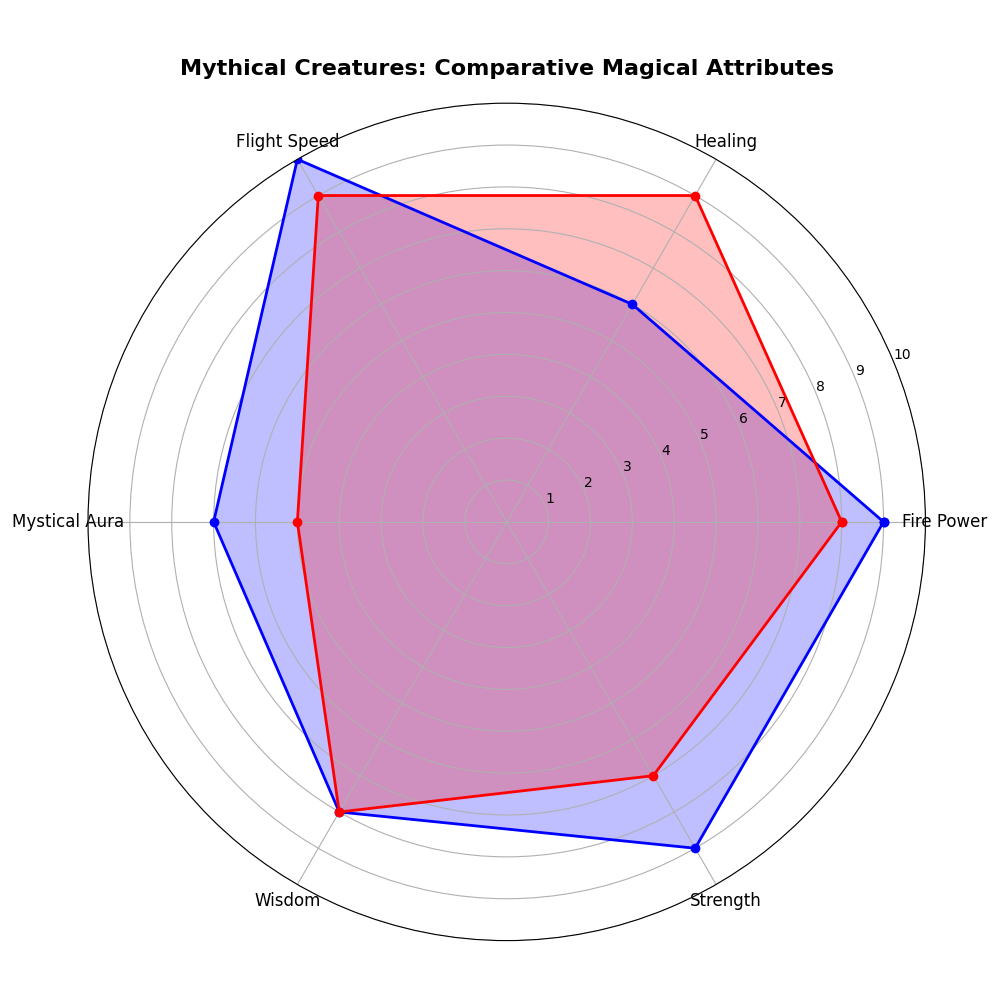

Generate this figure with Python:
import numpy as np
import matplotlib.pyplot as plt
from math import pi

attributes = ['Fire Power', 'Healing', 'Flight Speed', 'Mystical Aura', 'Wisdom', 'Strength']
dragonscore = [9, 6, 10, 7, 8, 9]
phoenixscore = [8, 9, 9, 5, 8, 7]

num_attributes = len(attributes)
angles = np.linspace(0, 2 * pi, num_attributes, endpoint=False).tolist()
angles += angles[:1]

dragonscore += dragonscore[:1]
phoenixscore += phoenixscore[:1]

fig, ax = plt.subplots(figsize=(10, 10), subplot_kw=dict(polar=True))

dragon_color = 'blue'
phoenix_color = 'red'

ax.plot(angles, dragonscore, linewidth=2, linestyle='-', marker='o', color=dragon_color)
ax.fill(angles, dragonscore, dragon_color, alpha=0.25)

ax.plot(angles, phoenixscore, linewidth=2, linestyle='-', marker='o', color=phoenix_color)
ax.fill(angles, phoenixscore, phoenix_color, alpha=0.25)

plt.xticks(angles[:-1], attributes, color='black', size=12)
plt.title("Mythical Creatures: Comparative Magical Attributes", size=16, weight='bold', pad=20)
ax.yaxis.set_tick_params(labelsize=10, colors='black')
plt.yticks(range(1, 11), ['1', '2', '3', '4', '5', '6', '7', '8', '9', '10'], color='black', size=10)
plt.ylim(0, 10)
plt.tight_layout()
plt.show()
